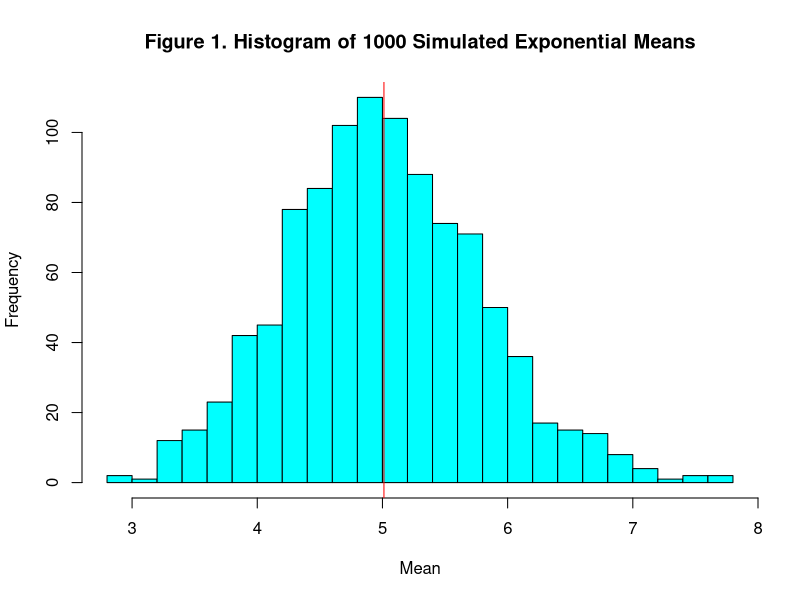
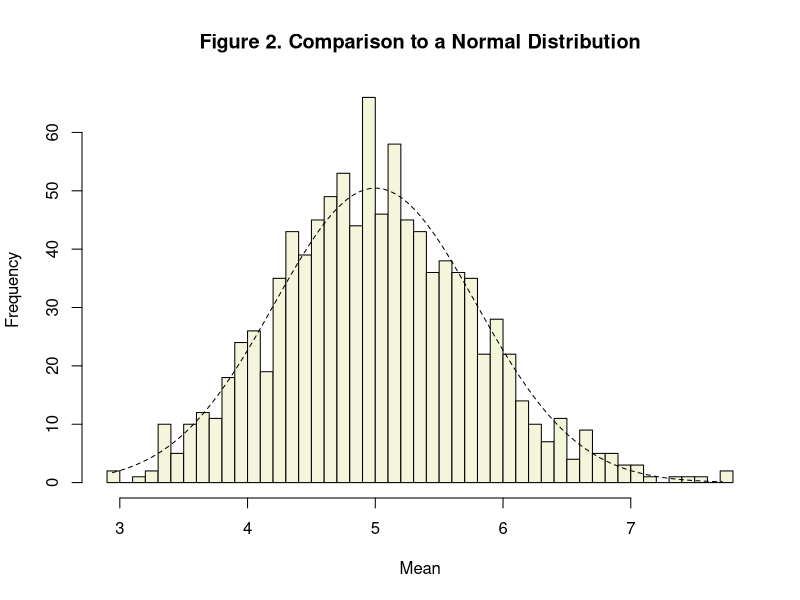
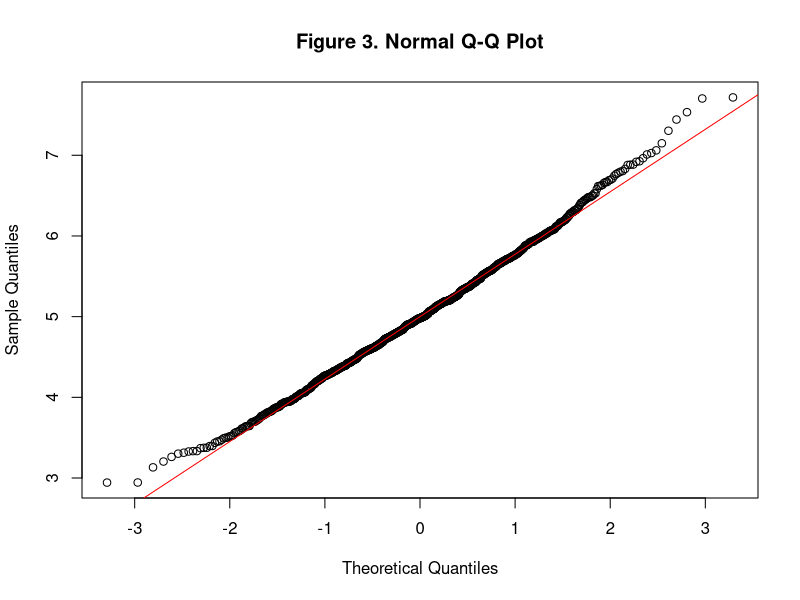

These charts were generated, in order, by the following R code:
## ---- chunk 1
knitr::opts_chunk$set(echo = TRUE, warning = FALSE, message = FALSE,
                      fig.align = "center", fig.width = 7.25, fig.height = 6)
## ---- chunk 2
n <- 40 # no. of exponentials
lambda <- 0.2 # rate parameter lambda = 0.2
set.seed(123) # Set seed to get repeatable random numbers
simulations <- 1000 # no. of simulations
SimulatedData <- replicate(simulations, rexp(n, lambda))
## ---- chunk 3
# Mean of the simulated data
meanExponential <- colMeans(SimulatedData)
# head(meanExponential)
meanOfSimulationMeans <- mean(meanExponential); meanOfSimulationMeans
# Theoretical mean
mu <- 1/lambda; mu
## ---- chunk 4
# Simulations standard deviation and variance
sd_Sim <- sd(meanExponential); sd_Sim
var_Sim <- var(meanExponential); var_Sim
# Theoretical standard deviation and variance
sd <- (1/lambda)/sqrt(n); sd
Var <- sd^2; Var
## ---- chunk 5
sample_confinterval <- round (mean(meanExponential) + c(-1,1)*1.96*sd_Sim/sqrt(n),3)
sample_confinterval
theo_confinterval <- mu + c(-1,1)* 1.96*sqrt(Var)/sqrt(n)
theo_confinterval
## ---- chunk 6
hist(meanExponential, breaks = 20, xlab = "Mean", col ="cyan", 
     main = "Figure 1. Histogram of 1000 Simulated Exponential Means")
abline(v = meanOfSimulationMeans, col = "red")
## ---- chunk 7
# Plot histogram 
hist(meanExponential, breaks = 40, xlab = "Mean", col = "beige",
     main = "Figure 2. Comparison to a Normal Distribution") 
# Add the theoretical Normal Distribution line
xfit <- seq(min(meanExponential), max(meanExponential), length = 100)
yfit <- dnorm(xfit, mean = 1/lambda, sd = 1/lambda/sqrt(n))
lines(xfit, yfit*100, lty=2)
## ---- chunk 8
qqnorm(meanExponential, main="Figure 3. Normal Q-Q Plot", 
       xlab="Theoretical Quantiles", 
       ylab="Sample Quantiles")
qqline(meanExponential, col="red")
